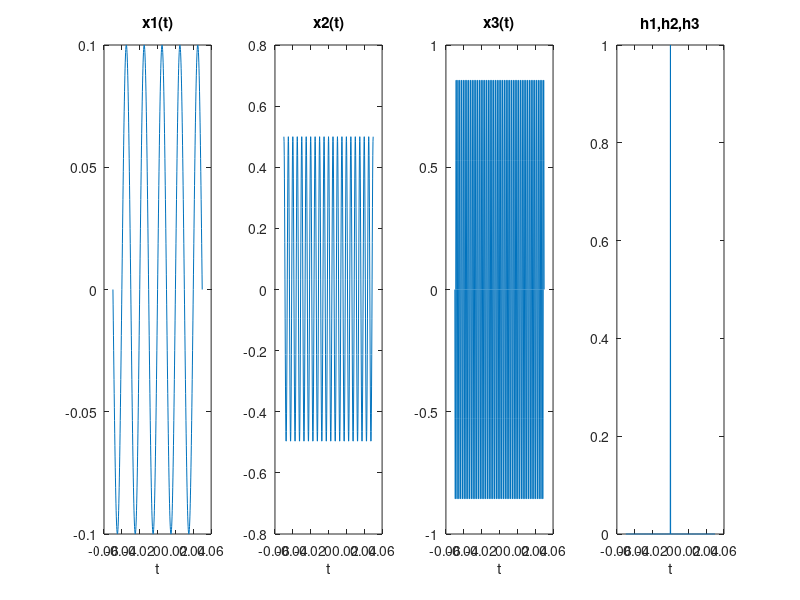
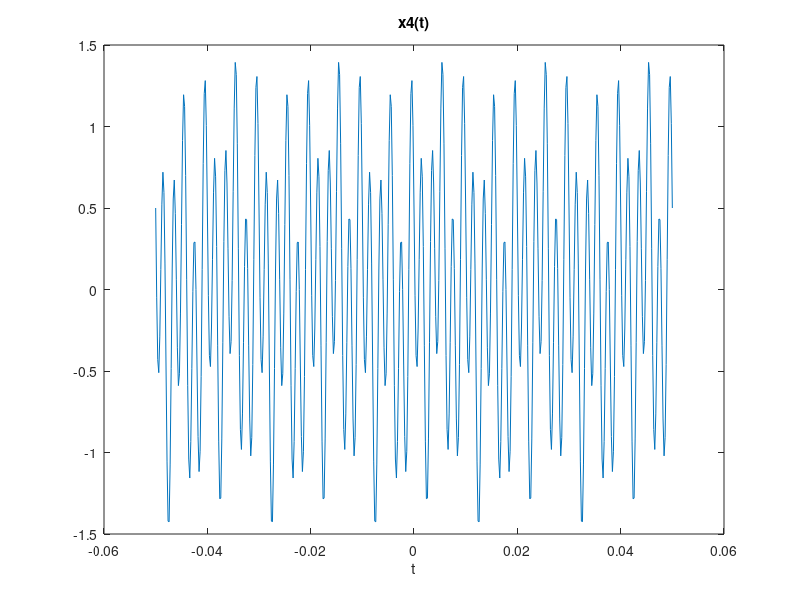
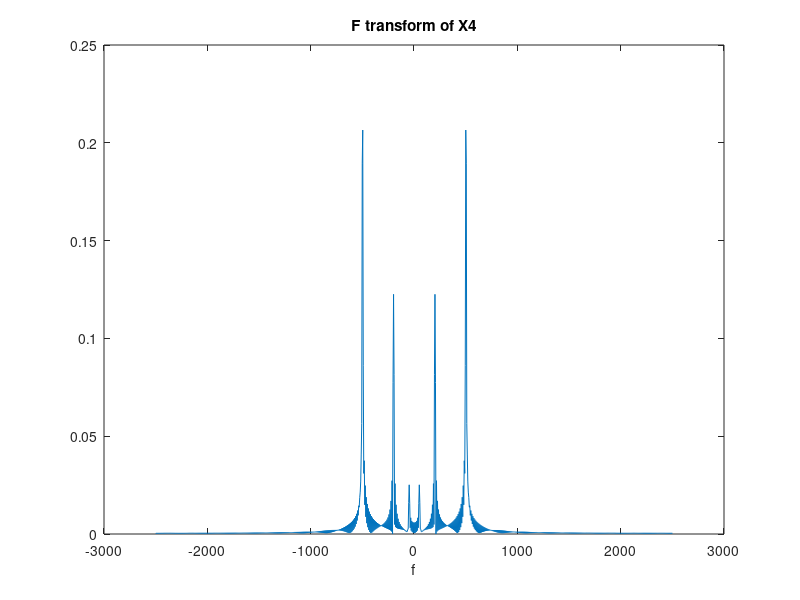
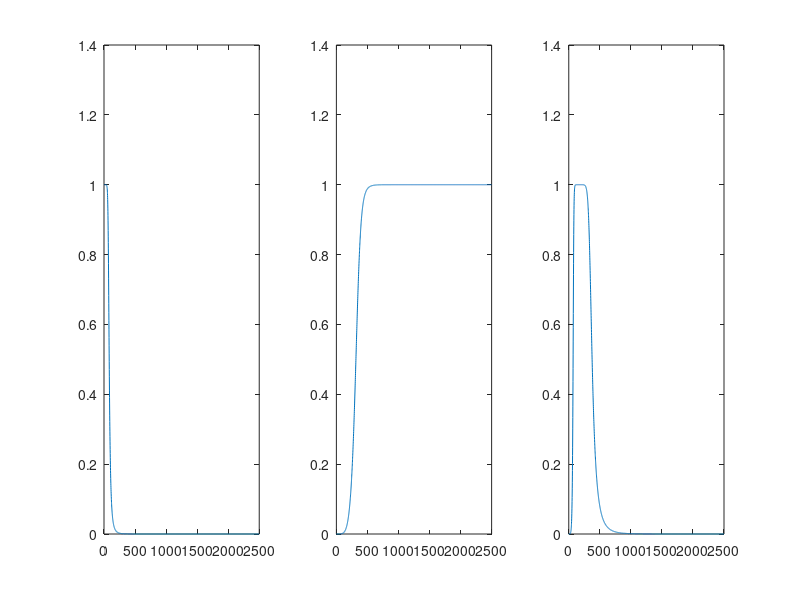

Write MATLAB code to recreate these figures, in order.
clc;
close all;
clear variables;

f1=50;
f2=200;
f3=500;

FS=5000;
t=-0.05:1/FS:0.05;

x1=0.1*sin(2*pi*f1*t);
x2=0.5*cos(2*pi*f2*t);
x3=(-0.9)*sin(2*pi*f3*t);

h1= double(t==0);
h2= double(t==0);
h3= double(t==0);

figure(1);
subplot(1,4,1);
plot(t,x1); xlabel('t'); title('x1(t)');
subplot(1,4,2);
plot(t,x2); xlabel('t'); title('x2(t)');
subplot(1,4,3);
plot(t,x3); xlabel('t'); title('x3(t)');
subplot(1,4,4);
plot(t,h1); xlabel('t'); title('h1,h2,h3');

%%%%%%%%%%%%%%%%%%%%%%%%b

x4= conv(x1,h1,'same')+conv(x2,h2,'same')+conv(x3,h3,'same');

figure(2);
subplot(1,1,1);
plot(t,x4); xlabel('t'); title('x4(t)');


N=1024;
f=linspace(-FS/2,FS/2,N);
X4=fft(x4,N);
X4=fftshift(X4);

figure(3);
plot(f,abs(X4/N)); xlabel('f'); title('F transform of X4');

%%%%%%%%%%%%%%%%%%%%%%%%c

Fo1=75;
Fo2=350;
Fs=5000;

Wn=(Fo1*2)/Fs;

n=5;
[bn,an]=butter(n,Wn,'low');
[hn,wn]=freqz(bn,an,Fs/2);

fn=wn/(2*pi);


Fc = [75 350];
Fs = 5000;
[bn1,an1]=butter(n,Fc./(Fs/2),'bandpass');
hn3=freqz(bn1,an1,Fs/2);



WN1=(Fo2*2)/Fs;
[Bn,An]=butter(n,WN1,'high');
[hn2,WN]=freqz(Bn,An,Fs/2);

FN=WN/(2*pi);



figure(4);

subplot(1,3,1);
plot(fn*Fs,abs(hn))
subplot(1,3,2);
plot(FN*FS,abs(hn2))
subplot(1,3,3);
plot(FN*FS,abs(hn3))

Y1=filter(bn,an,x4);
Y2=filter(bn1,an1,x4);
Y3=filter(Bn,An,x4);

Y1=fft(Y1,N);
Y11f=fft(Y1,N);
Y11f=fftshift(Y1);

Y2=fft(Y2,N);
Y22f=fft(Y2,N);
Y22f=fftshift(Y2);

Y3=fft(Y3,N);
Y33f=fft(Y3,N);
Y33f=fftshift(Y3);


figure(5);
subplot(1,3,1);
plot(f,abs(Y11f)); title('Y1(f)')
subplot(1,3,2);
plot(f,abs(Y22f)); title('Y2(f)')
subplot(1,3,3);
plot(f,abs(Y33f)); title('Y3(f)')
